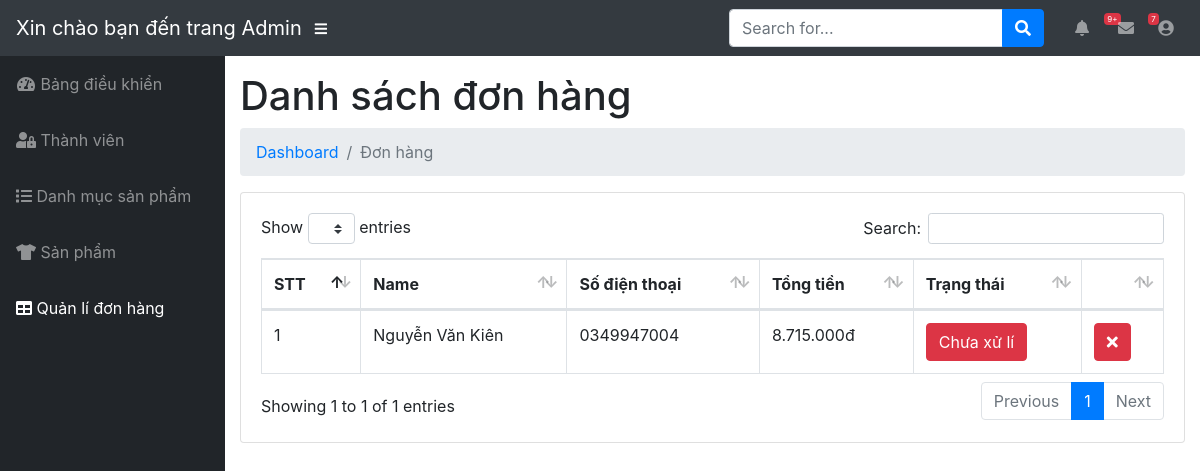
/doanchuyennganh/admin/modules/transaction/index.php (signed in), run on the app's committed database.
### tables this page shows
CREATE TABLE `transaction` (
  `id` int(11) NOT NULL,
  `amount` int(11) DEFAULT NULL,
  `users_id` int(11) DEFAULT NULL,
  `note` varchar(100) NOT NULL,
  `status` tinyint(4) DEFAULT 0,
  `created_at` timestamp NULL DEFAULT current_timestamp(),
  `updated_at` timestamp NULL DEFAULT current_timestamp() ON UPDATE current_timestamp()
);

CREATE TABLE `users` (
  `id` int(11) NOT NULL,
  `name` varchar(100) DEFAULT NULL,
  `email` varchar(100) DEFAULT NULL,
  `phone` char(15) DEFAULT NULL,
  `address` varchar(100) DEFAULT NULL,
  `password` varchar(50) DEFAULT NULL,
  `avatar` varchar(100) DEFAULT NULL,
  `status` tinyint(4) DEFAULT 1,
  `created_at` timestamp NULL DEFAULT NULL,
  `updated_at` timestamp NULL DEFAULT NULL ON UPDATE current_timestamp()
);

### doanchuyennganh/lib/database.php (called while the page is built, shortened)
<?php
class Database
{
    public $link;
    public function __construct()
    {
        $this->link = mysqli_connect("localhost:3306", "root", "", "cuoiky") or die();
        mysqli_set_charset($this->link, "utf8");
    }
    public function fetchsql($sql)
    {
        $result = mysqli_query($this->link, $sql) or die("Lỗi  truy vấn sql " . mysqli_error($this->link));
        $data = [];
        if ($result) {
            while ($num = mysqli_fetch_assoc($result)) {
                $data[] = $num;
            }
        }
        return $data;
    }
}

### doanchuyennganh/admin/autoload/autoload.php (called while the page is built, shortened)
<?php
require_once __DIR__ . "/../../lib/database.php";
require_once __DIR__ . "/../../lib/funtion.php";
$db = new Database;

### doanchuyennganh/lib/funtion.php (called while the page is built, shortened)
<?php
function fomatPrice($number)
{
    $number = intval($number);
    return number_format($number, 0, ",", ".");
}

### doanchuyennganh/admin/modules/transaction/index.php (the view, shortened to what this page needs)
<?php
    require_once __DIR__. "/../../autoload/autoload.php";
    $sql = "SELECT transaction.*, users.name as name_user, users.phone as phone FROM  transaction left join users on transaction.users_id= users.id  order by id desc";
     $transaction = $db -> fetchsql($sql);
?>
<?php require_once __DIR__. "/../../layouts/header.php" ?>
    <div id="content-wrapper">
      <div class="container-fluid">
          <h1 class="page-header">Danh sách đơn hàng </h1>
        <ol class="breadcrumb">
          <li class="breadcrumb-item">
            <a href="index.html">Dashboard</a>
          </li>
          <li class="breadcrumb-item active">Đơn hàng</li>
        </ol>
        <div class="row">
         <div class="col-md-12">
            <div class="card mb-3">
          <div class="card-body">
            <div class="table-responsive">
              <table class="table table-bordered" id="dataTable" width="100%" cellspacing="0">
                <thead>
                  <tr>
                    <th>STT</th>
                    <th>Name</th>
                    <th>Số điện thoại</th>
                    <th>Tổng tiền</th>
                    <th>Trạng thái</th>
                    <th></th>
                  </tr>
                </thead>
                <tbody>
                 <?php $stt = 1; foreach ($transaction as $item): ?>
                      <tr>
                        <td><?php echo $stt ?></td>
                        <td><?php echo $item['name_user'] ?></td>
                        <td><?php echo $item['phone'] ?></td>
                        <td><?php echo fomatPrice($item['amount']) ?>đ</td>
                         <td>
                          <a class="btn btn-xs <?php echo $item['status'] == 1 ? 'btn-primary' : 'btn-danger' ?>" href="status.php?id=<?php echo $item['id'] ?>">
                            <?php echo $item['status'] == 1 ? 'Đã xử lí' : 'Chưa xử lí' ?>
                         </a>
                        <td>
                          <a class="btn btn-xs btn-danger" href="delete.php?id=<?php echo $item['id'] ?>"><i class="fa fa-times"></i></a>
                        </td>
                      </tr>
                 <?php $stt++ ;  endforeach  ?>
                </tbody>
              </table>
            </div>
          </div>
        </div>
        </div>
       </div>
        </div>
     <?php require_once __DIR__. "/../../layouts/footer.php" ?>

### data on the page
transaction: users.name "Nguyễn Văn Kiên", users.phone "0349947004", amount "8.715.000", status "Chưa xử lí"
